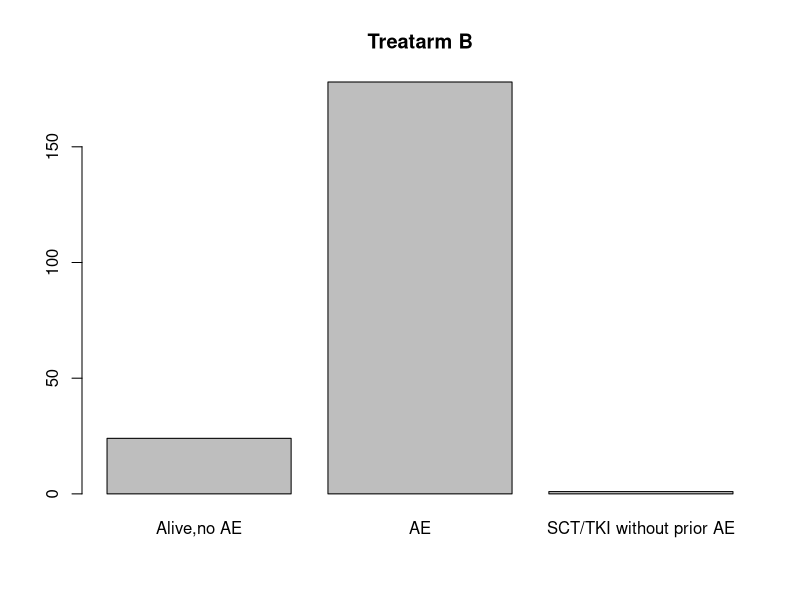

This chart was generated by the following R code:

counts <- c(24,178,1)

barplot(counts,main = "Treatarm B",names.arg = c("Alive,no AE","AE","SCT/TKI without prior AE"))


# P(N<30)
ppois(29, lambda = 50)

# P(N>=30)
1-ppois(29, lambda = 50)

# P(N=30)
dpois(30, lambda = 50)


# P(X≥10)=1−P(X≤9)
1-ppois(9, lambda = 3)

# projuect 